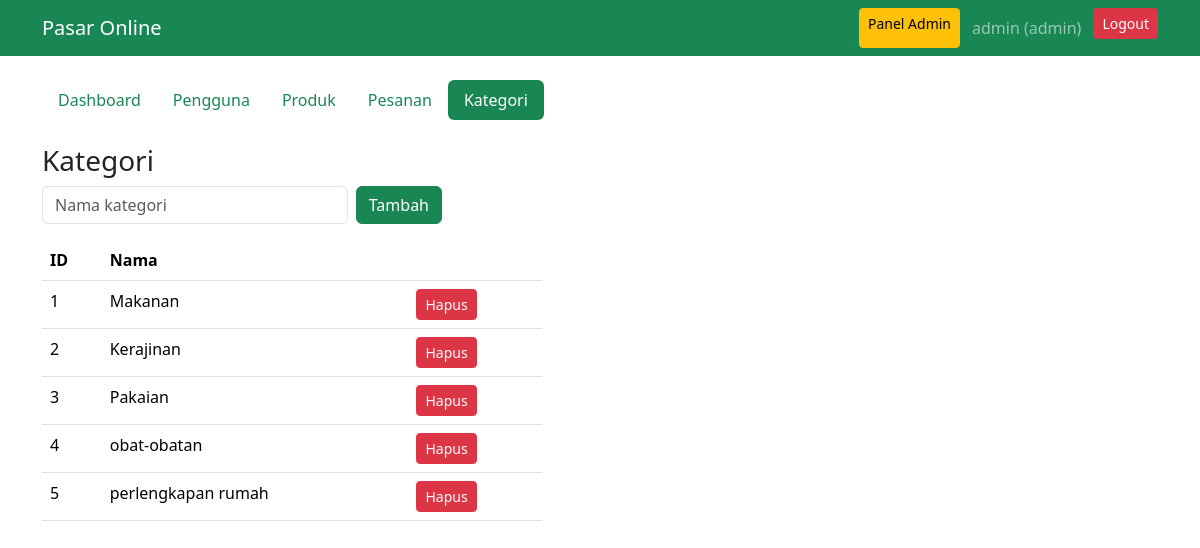
/panel/categories.php (signed in), run on the app's committed database.
### tables this page shows
CREATE TABLE `categories` (
  `id` int(11) NOT NULL,
  `name` varchar(80) NOT NULL
);

### panel/categories.php (the view, shortened to what this page needs)
<?php require __DIR__.'/../common.php'; require __DIR__.'/_nav.php'; require_role('admin');
panel_start('Kategori'); echo '<h3>Kategori</h3><form method="post" class="d-flex gap-2 mb-3" style="max-width:400px">'.csrf_field().'<input type="hidden" name="act" value="add"><input name="name" class="form-control" placeholder="Nama kategori" required><button class="btn btn-success">Tambah</button></form>
<table class="table" style="max-width:500px"><tr><th>ID</th><th>Nama</th><th></th></tr>';
foreach($db->query("SELECT * FROM categories ORDER BY id") as $c)
 echo '<tr><td>'.$c['id'].'</td><td>'.e($c['name']).'</td><td><form method="post" onsubmit="return confirm(\'Hapus?\')">'.csrf_field().'<input type="hidden" name="act" value="delete"><input type="hidden" name="id" value="'.$c['id'].'"><button class="btn btn-sm btn-danger">Hapus</button></form></td></tr>';
echo '</table>'; footer_html();

### data on the page
categories: id "1", name "Makanan"
categories: id "2", name "Kerajinan"
categories: id "3", name "Pakaian"
categories: id "4", name "obat-obatan"
categories: id "5", name "perlengkapan rumah"

### other printed values
$u['name'] "admin"
$u['role'] "admin"
$l "Dashboard"
$l "Pengguna"
$l "Produk"
$l "Pesanan"
$l "Kategori"
